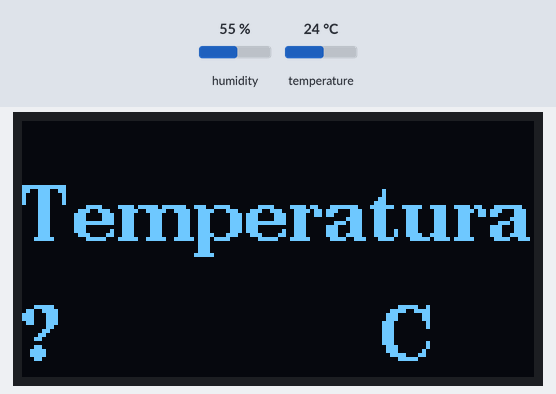
A sketch run on a simulated Arduino Mega 2560, built with avr-gcc and run on an emulated ATmega2560. On the bench: 128×64 one-colour display. Inputs (shaded band) come from the test bench; at power-on: humidity 55 %, temperature 24 °C. What the sketch prints to the serial monitor is not drawn.

Above: at 0.2 s.

The sketch:

oled_ej2.ino
```cpp
/*-----------------------------------------------------------------------------------------------------
  Sol Wiemeyer, Josefina Perez Roca e Isabella Mastrángelo
  5LA 2023

  Ejer2: Escribir un programa y probarlo en la board que muestre la temperatura obtenida del sensor Dht11 en el display

  ----------------------------------------------------------------------------------------------------- */

/**********LIBRERIAS**************/
#include "U8g2lib.h"
#include "string"
//#include "DHT.h"
#include "DHT_U.h"
#include "Adafruit_Sensor.h"


/*********CONSTRUCTORES Y VARIABLES GLOBALES**********/
U8G2_SH1106_128X64_NONAME_F_HW_I2C u8g2(U8G2_R0, /* reset=*/ U8X8_PIN_NONE);
// Definimos el pin digital donde se conecta el sensor
#define DHTPIN 23
#define DHTTYPE DHT11
DHT dht(DHTPIN, DHTTYPE);

void setup()
{
  Serial.begin(9600);
  Serial.println(F("OLED test"));
  u8g2.begin();
  dht.begin();
}

void loop()
{
  printBMP_OLED();
  delay(2000);
}

void printBMP_OLED(void)
{
  float t = dht.readTemperature();
  Serial.println(t);
  char temp[4];

  sprintf(temp, "%f", t);
/*
  float a = 2;
  String as;
  sprintf(as, "%f", a);
  Serial.println(a);
  Serial.println("as: " + a);*/

  u8g2.clearBuffer();
  u8g2.setFont(u8g2_font_ncenB14_tr);
  u8g2.drawStr(0, 30, "Temperatura: ");
  u8g2.drawStr(0, 60, temp);
  u8g2.drawStr(90, 60, "C");
  u8g2.sendBuffer();
}
```
